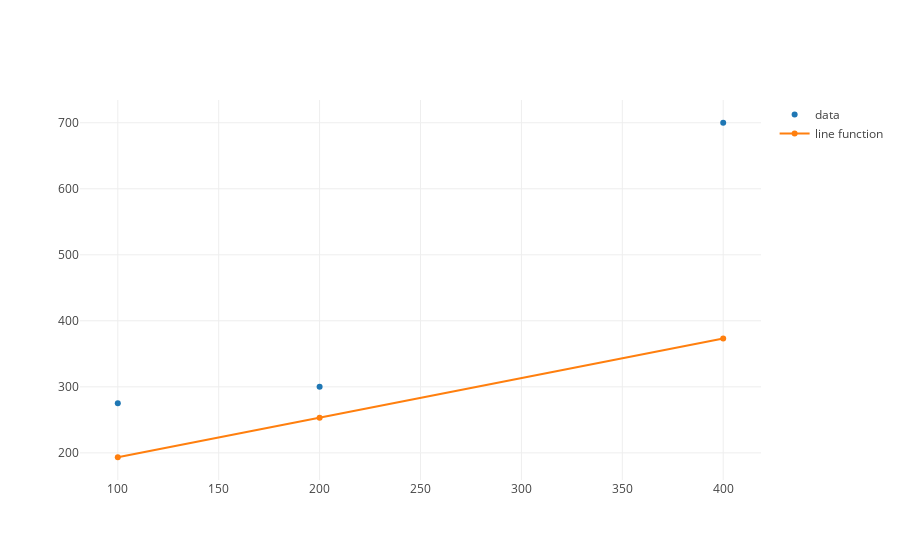

Here is the notebook cell this chart was saved with:
### Code cell
from plotly.offline import iplot, init_notebook_mode
from graph import plot, m_b_trace
import plotly.graph_objs as go

init_notebook_mode(connected=True)

from graph import trace_values, plot

data_trace = trace_values(budgets, revenues)
regression_trace = m_b_trace(.6, 133.33, budgets)
plot([data_trace, regression_trace])

### Figure 1 — Plotly figure (JSON) as saved in the notebook; plotly's stock layout.template omitted (floating-point values rounded to 4 significant figures)
{"data": [{"mode": "markers", "name": "data", "text": [], "x": [100, 200, 400], "y": [275, 300, 700]}, {"mode": "line", "name": "line function", "x": [100, 200, 400], "y": [193.3, 253.3, 373.3]}], "layout": {}}
